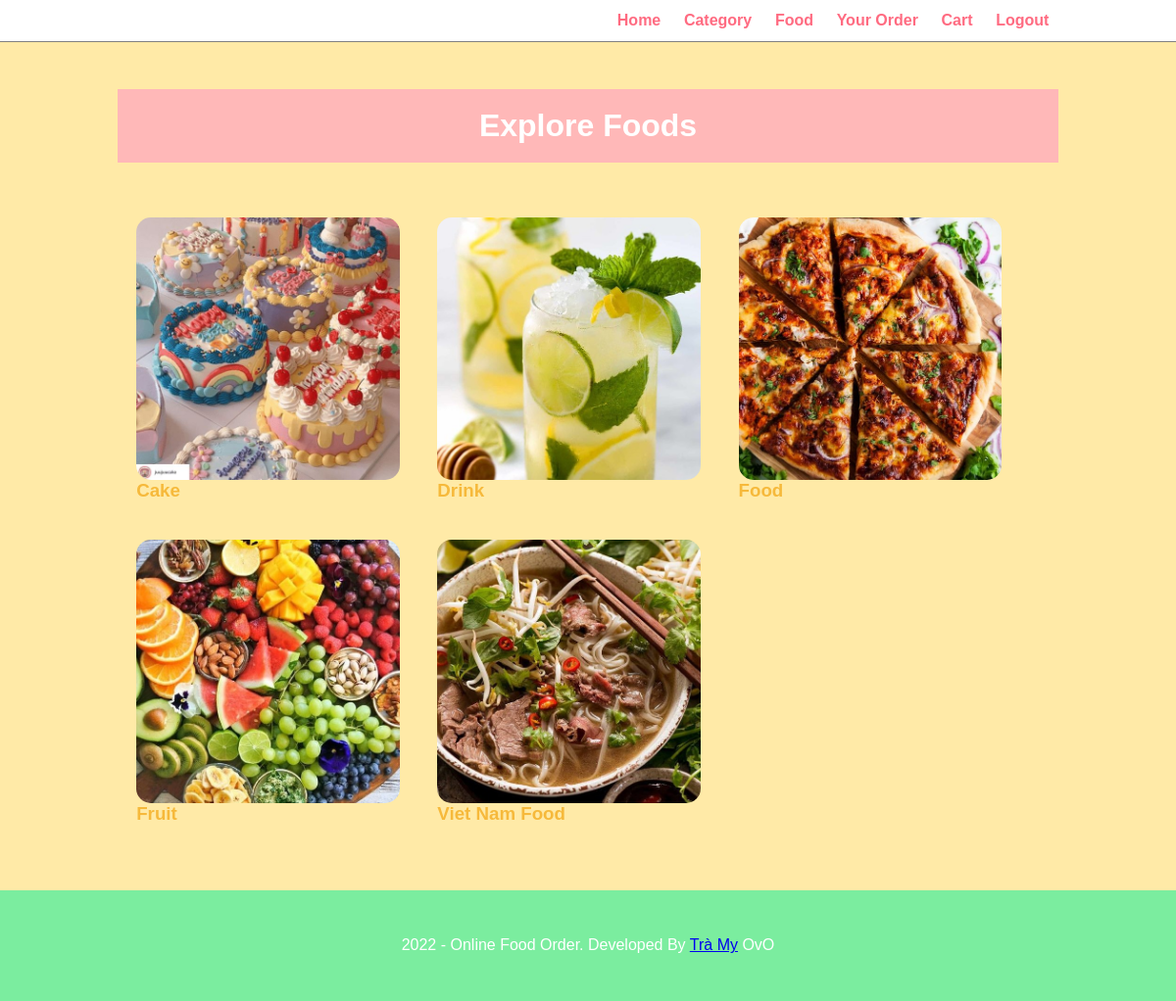
Screenshot of /user/category.php with the database file from the repository.
### tables this page shows
CREATE TABLE `category` (
  `category` varchar(50) NOT NULL,
  `image` varchar(255) NOT NULL
);

### user/category.php (the view, shortened to what this page needs)
<?php include('parts/menu.php')?>
<div class = "maincontent">
    <div class = "wrapper container">
        <h1 class="textcenter pink-white">Explore Foods</h1>
        <br><br>
        <?php
            $sql = "SELECT * FROM category";
            $res = mysqli_query($conn, $sql);
            $count = mysqli_num_rows($res);
            if($count>0)
            {
                while($row=mysqli_fetch_assoc($res))
                {
                    $category = $row['category'];
                    $image = $row['image'];
                    ?>
                    <a href="<?php echo SITEURL; ?>user/detail-category.php?category=<?php echo $category; ?>">
                        <div class="box-4 float-container">
                            <img src="<?php echo SITEURL; ?>images/<?php echo $image; ?>" class="img-responsive img-curve">
                            <h3 class="text-yellow"><?php echo $category; ?></h3>
                        </div>
                    </a>
                    <?php
                }
            }
        ?>
    </div>
</div>
<?php include('parts/footer.php')?>

### css/user.css (style rules this page uses)
* { margin: 0; padding: 0; font-family: Arial, Helvetica, sans-serif; }
.wrapper { padding: 1%; width: 80%; margin: 0 auto; }
.textcenter { text-align: center; }
.maincontent { padding: 3% 0; background-color: #ffeaa7; }
.box-4 { width: 28%; float: left; margin: 2%; }
.float-container { position: relative; }
.text-yellow { color: #f6b93b; }
.img-responsive { width: 100%; }
.img-curve { border-radius: 15px; }
.pink-white { background-color: #ffb8b8; color: white; padding: 2%; }

### rows the page displays
category: image (picture), category "Cake"
category: image (picture), category "Drink"
category: image (picture), category "Food"
category: image (picture), category "Fruit"
category: image (picture), category "Viet Nam Food"
